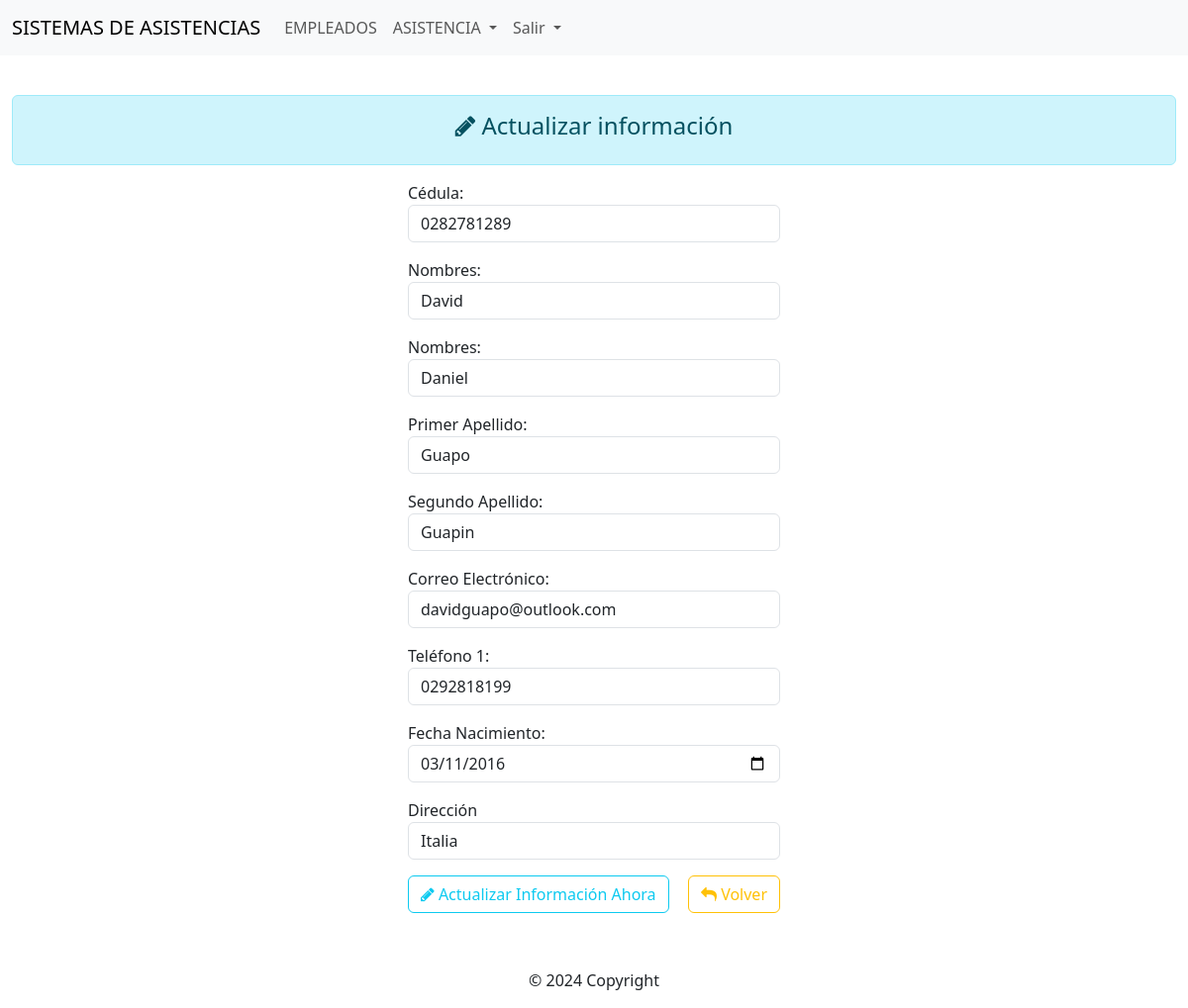
Page /soft_asistencias/index.php?action=empleados_upd&id=4 (signed in) on the committed database.
### tables this page shows
CREATE TABLE `empleados` (
  `id` int(11) NOT NULL,
  `cedula` varchar(10) NOT NULL,
  `primerNombre` varchar(40) NOT NULL,
  `segundoNombre` varchar(40) NOT NULL,
  `primerApellido` varchar(40) NOT NULL,
  `segundoApellido` varchar(40) NOT NULL,
  `correo` varchar(100) NOT NULL,
  `fecha_nac` date NOT NULL,
  `telefono` varchar(10) NOT NULL,
  `direccion` varchar(250) NOT NULL,
  `id_estado` int(11) NOT NULL
);

### soft_asistencias/controller/controller.php (called while the page is built, shortened)
<?php
	class MvcController {
		public function plantilla() {
			include "view/template.php";
		}
		public function enlacesPaginasController() {
			if ( isset($_GET['action']) ) {
				$enlaceController = $_GET['action'];
			} else{
				$enlaceController = "log";
			}
			$respuesta = EnlacesPaginas::EnlacesPaginasModel($enlaceController);
			include $respuesta;
		}
	}

### soft_asistencias/index.php (called while the page is built, shortened)
<?php
	require_once ("controller/controller.php");
	$mvc = new MvcController();
	$mvc -> plantilla();

### soft_asistencias/model/class_cc.php (called while the page is built, shortened)
<?php
    class Conexion extends Config {
    	public static function conectar() {
    		try {
    			if ('Desarrollo' == self::AMBIENTE) {
	    			$cc = new PDO(self::$_SERVIDOR, self::$_USUARIO, self::$_CLAVE,
						array(PDO::ATTR_ERRMODE, PDO::ERRMODE_EXCEPTION, PDO::FETCH_OBJ));
				}
    		} catch (Exception $e) {
    			echo 'Error en la conexi&oacute;n <br />'. $e->getMessage();
    		}
            return $cc;
    	}
	}

### soft_asistencias/model/model_empleados.php (called while the page is built, shortened)
<?php
    require_once ("class_cc.php");
    class EmpleadosModel {
        public static function editarEmpleadosModel($datosController, $tabla) {
            $stmt = Conexion::conectar()->prepare("SELECT * FROM $tabla WHERE id=:id");
            $stmt->bindParam(':id', $datosController, PDO::PARAM_INT);
            $stmt->execute();
            return $stmt->fetch();
        }
    }

### soft_asistencias/controller/controller_empleados.php (the view, shortened to what this page needs)
<?php
    require_once ("model/model_empleados.php");
    class EmpleadosController {
			$response = EmpleadosModel::vistaEmpleadosModel("empleados");      ?>
<?php		}
		public function editarEmpleadosController(){
			$datosController = $_GET['id'];
			$response = EmpleadosModel::editarEmpleadosModel($datosController, "empleados");
			echo '
                    <input type="hidden" name="idEditar" class="form-control" value="'.$response['id'].'">
                    <div class="mb-3">
						<label>Cédula:</label>
						<input type="text" name="cedula" class="form-control" value="'.$response['cedula'].'" onkeypress="return isNumberKey(event)" />
					</div>
                    <div class="mb-3">
						<label>Nombres:</label>
						<input type="text" name="nombres1" class="form-control" value="'.$response['primerNombre'].'" onkeypress="return ValidAlphabet()" />
					</div>
                    <div class="mb-3">
						<label>Nombres:</label>
						<input type="text" name="nombres2" class="form-control" value="'.$response['segundoNombre'].'" onkeypress="return ValidAlphabet()" />
					</div>
                    <div class="mb-3">
						<label>Primer Apellido:</label>
						<input type="text" name="apellidos1" class="form-control" value="'.$response['primerApellido'].'" onkeypress="return ValidAlphabet()" />
					</div>
                    <div class="mb-3">
						<label>Segundo Apellido:</label>
						<input type="text" name="apellidos2" class="form-control" value="'.$response['segundoApellido'].'" onkeypress="return ValidAlphabet()" />
					</div>
                    <div class="mb-3">
						<label>Correo Electrónico:</label>
						<input type="email" name="correo" class="form-control" value="'.$response['correo'].'">
					</div>
                    <div class="mb-3">
						<label>Tel&eacute;fono 1:</label>
						<input type="text" name="telf1" class="form-control" value="'.$response['telefono'].'" onkeypress="return isNumberKey(event)" />
					</div>
                    <div class="mb-3">
                    <label>Fecha Nacimiento:</label>
                    <input type="date" name="fnac" class="form-control" value="'.$response['fecha_nac'].'">
                </div>
                    <div class="mb-3">
						<label>Dirección</label>
						<input type="text" name="direccion" class="form-control" value="'.$response['direccion'].'">
					</div>
					<button type="submit" class="btn btn-outline-info"><i class="fa fa-pencil"></i> Actualizar Información Ahora</button>
					<span><a class="btn btn-outline-warning" style="float: right" href="empleados"><i class="fa fa-reply"></i> Volver</a></span>';
		}
    }

### rows in the picture
empleados: cedula "0282781289", nombres1 "David", nombres2 "Daniel", apellidos1 "Guapo", apellidos2 "Guapin", correo "davidguapo@outlook.com", telf1 "0292818199", fnac "03/11/2016", direccion "Italia"
